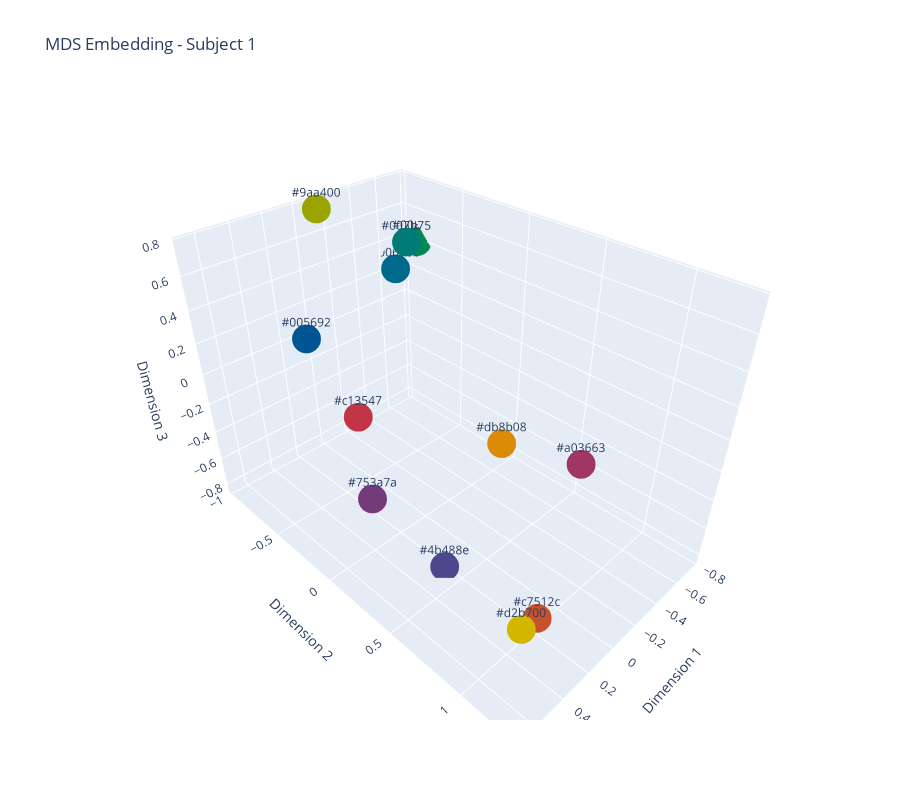
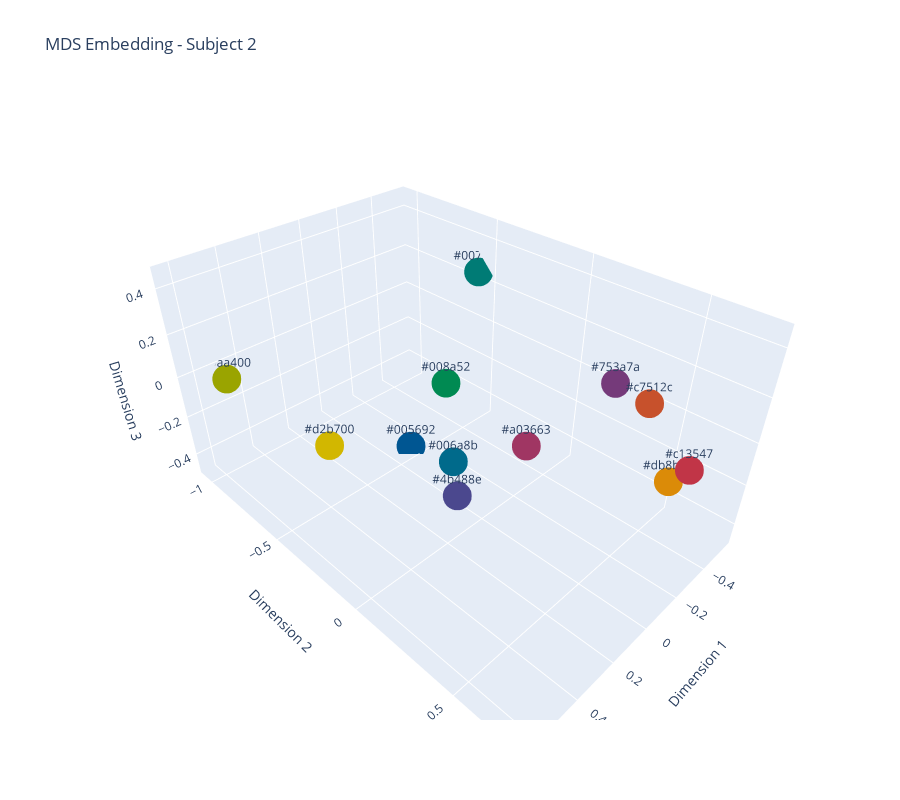

Write notebook code for charts like these, in order.
### Code cell
# Plot the embeddings
plot_3DMDS(value_mapped_sym_1, value_mapped_sym_2, titles=['Subject 1', 'Subject 2'], color_labels=unique_colours, overlay=False)

### Figure 1 — Plotly figure (JSON) as saved in the notebook; plotly's stock layout.template omitted (floating-point values rounded to 4 significant figures)
{"data": [{"marker": {"color": ["#d2b700", "#db8b08", "#c7512c", "#c13547", "#a03663", "#753a7a", "#4b488e", "#005692", "#006a8b", "#007b75", "#008a52", "#9aa400"], "size": 10}, "mode": "markers+text", "text": ["#d2b700", "#db8b08", "#c7512c", "#c13547", "#a03663", "#753a7a", "#4b488e", "#005692", "#006a8b", "#007b75", "#008a52", "#9aa400"], "textposition": "top center", "type": "scatter3d", "x": [0.6756, 0.0243, 0.3791, 0.5608, -0.2457, 0.255, 0.2401, 0.136, -0.6449, -0.5085, -0.7668, -0.105], "y": [1.281, 0.5832, 1.144, 0.1655, 0.8744, -0.1811, 0.4013, -0.8498, -0.9354, -0.6661, -0.8574, -0.9594], "z": [-0.1765, 0.01951, -0.4848, 0.2385, -0.09862, -0.6814, -0.8166, 0.0693, 0.2326, 0.5329, 0.4043, 0.7607]}], "layout": {"height": 800, "plot_bgcolor": "white", "scene": {"xaxis": {"title": {"text": "Dimension 1"}}, "yaxis": {"title": {"text": "Dimension 2"}}, "zaxis": {"title": {"text": "Dimension 3"}}}, "title": {"text": "MDS Embedding - Subject 1"}}}

### Figure 2 — Plotly figure (JSON) as saved in the notebook; plotly's stock layout.template omitted (floating-point values rounded to 4 significant figures)
{"data": [{"marker": {"color": ["#d2b700", "#db8b08", "#c7512c", "#c13547", "#a03663", "#753a7a", "#4b488e", "#005692", "#006a8b", "#007b75", "#008a52", "#9aa400"], "size": 10}, "mode": "markers+text", "text": ["#d2b700", "#db8b08", "#c7512c", "#c13547", "#a03663", "#753a7a", "#4b488e", "#005692", "#006a8b", "#007b75", "#008a52", "#9aa400"], "textposition": "top center", "type": "scatter3d", "x": [0.6346, -0.4977, 0.03063, -0.1779, 0.09304, 0.06713, 0.1509, -0.09797, -0.06822, -0.5595, -0.06585, 0.491], "y": [-0.1053, 0.535, 0.6637, 0.7398, 0.2732, 0.5639, 0.0005641, -0.5441, -0.2384, -0.5697, -0.279, -1.04], "z": [0.1736, -0.2791, 0.4196, 0.08907, 0.08175, 0.4608, -0.2815, -0.4754, -0.3757, 0.2396, 0.01043, -0.06314]}], "layout": {"height": 800, "plot_bgcolor": "white", "scene": {"xaxis": {"title": {"text": "Dimension 1"}}, "yaxis": {"title": {"text": "Dimension 2"}}, "zaxis": {"title": {"text": "Dimension 3"}}}, "title": {"text": "MDS Embedding - Subject 2"}}}
